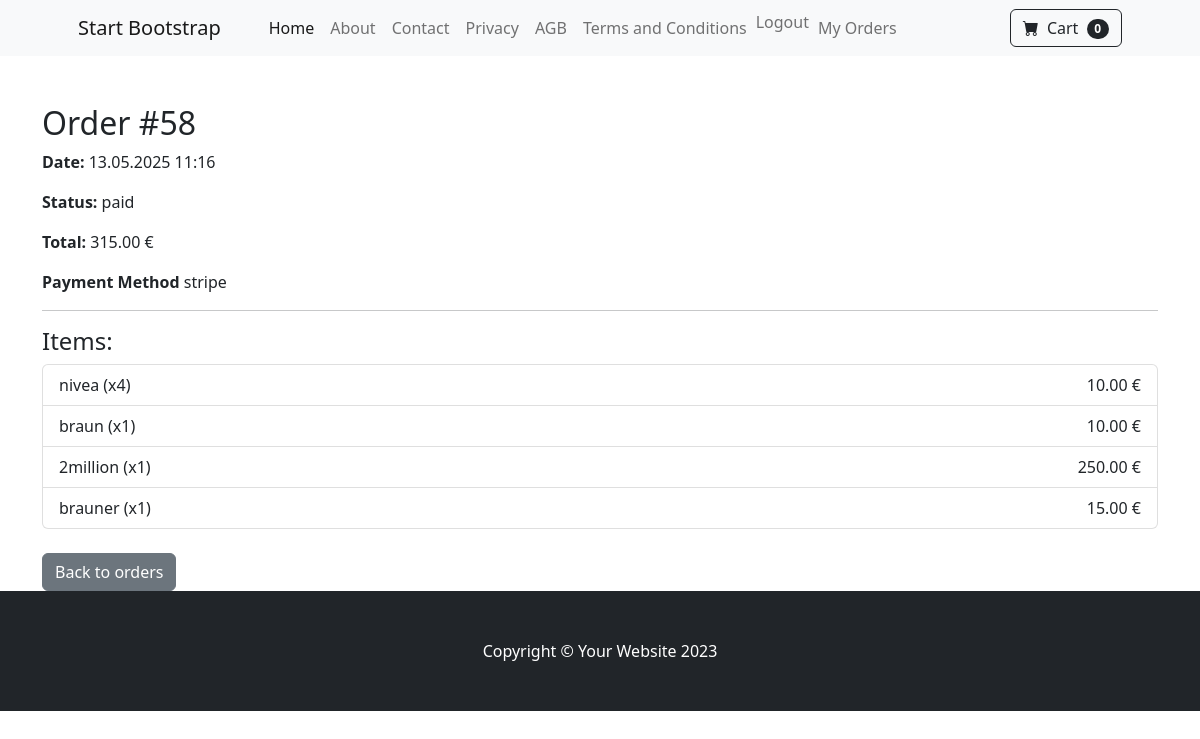
The page /orders/my-orders/58/ (signed in) on the database its author committed.
### orders/models.py (models this page shows)
class Order(models.Model):
    user = models.ForeignKey(settings.AUTH_USER_MODEL, on_delete=models.CASCADE)
    created_at = models.DateTimeField(auto_now_add=True)
    total_price = models.DecimalField(max_digits=10, decimal_places=2)  # order total price
    shipping_address = models.CharField(max_length=255, blank=True, default="")
    payment_method = models.CharField(choices=[
            ('card', 'Credit Card'),
            ('paypal', 'PayPal'),
            ('invoice', 'Invoice'),
            ('bank_transfer', 'Bank Transfer'),
            ('crypto', 'Crypto'),
            ('klara', 'Klara'),
    ], default='', max_length=30)
    payment_status = models.CharField(choices=[
        ('ooen', 'Open'),
        ('paid', 'Paid'),
        ('failed', 'Failed')
    ], default='open', max_length=30)

class OrderItem(models.Model):
    order = models.ForeignKey(Order, on_delete=models.CASCADE, related_name="items")
    product = models.ForeignKey(product, on_delete=models.PROTECT)
    quantity = models.PositiveIntegerField()
    price = models.DecimalField(max_digits=10, decimal_places=2)    # item price at order time

### shop/models.py (models this page shows, shortened)
class Item(models.Model):
    category = models.ForeignKey(Category, on_delete=models.CASCADE, related_name='products')
    name = models.CharField(max_length=200)
    slug = models.SlugField(unique=True)
    on_sale = models.BooleanField(default=False)
    description = models.TextField(blank=True)
    price = models.DecimalField(max_digits=10, decimal_places=2)
    old_price = models.DecimalField(max_digits=10, decimal_places=2, blank=True, null=True)  # <--- NEU
    available = models.BooleanField(default=True)
    image = models.ImageField(upload_to='products/', blank=True, null=True)
    created = models.DateTimeField(auto_now_add=True)
    updated = models.DateTimeField(auto_now=True)

### orders/views.py (the view)
# urls.py: path('my-orders/<int:order_id>/', views.user_order_detail_view, name='user_order_detail'),
def user_order_detail_view(request, order_id):
    order = get_object_or_404(Order, id=order_id, user=request.user)
    return render(request, 'user_order_detail.html', {'order': order})

### orders/templates/user_order_detail.html (shortened to what this page needs)
{% extends "base.html" %}
{% block content %}
<div class="container mt-5">
  <h2>Order #{{ order.id }}</h2>
  <p><strong>Date:</strong> {{ order.created_at|date:"d.m.Y H:i" }}</p>
  <p><strong>Status:</strong> {{ order.payment_status }}</p>
  <p><strong>Total:</strong> {{ order.total_price }} €</p>
  <p><strong>Payment Method</strong> {{ order.payment_method }}</p>
  <hr>
  <h4>Items:</h4>
  <ul class="list-group">
    {% for item in order.items.all %}
    <li class="list-group-item d-flex justify-content-between align-items-center">
      {{ item.product.name }} (x{{ item.quantity }})
      <span>{{ item.price|floatformat:2 }} €</span>
    </li>
    {% endfor %}
  </ul>
  <a href="{% url 'orders:user_order_list' %}" class="btn btn-secondary mt-4">Back to orders</a>
</div>
{% endblock %}

### rows shown on the page
Order: id "58", created_at "13.05.2025 11:16", payment_status "paid", total_price "315.00", payment_method "stripe"
OrderItem: product.name "nivea", quantity "4", price "10.00"
OrderItem: product.name "braun", quantity "1", price "10.00"
OrderItem: product.name "2million", quantity "1", price "250.00"
OrderItem: product.name "brauner", quantity "1", price "15.00"
